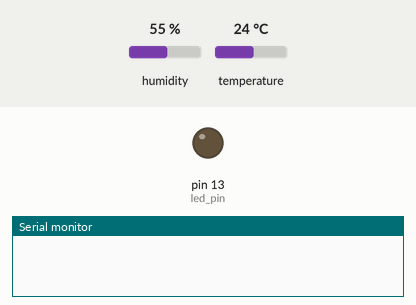
A sketch run on a simulated Arduino Uno, built with avr-gcc and run on an emulated ATmega328P. Parts: output pins drawn as LEDs (lit = HIGH), the last lines printed to the serial monitor. The test bench sets the inputs (shaded band); at power-on: humidity 55 %, temperature 24 °C. No radio packets arrive unless stated.

Above: at 0.1 s.
At 1.1 s:
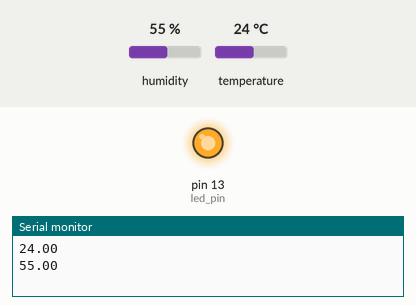
Timing chart, 0 to 2.6 s (numbered marks = the images above):
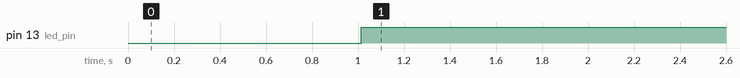

Measured:
- by itself, pin 13 (led_pin): LOW → HIGH at 1.0 s

The sketch:

transmitter.ino
```cpp
#include "DHT.h"
#include <SPI.h>
#include "RF24.h"

#define DHTPIN 4
#define DHTTYPE DHT22
#define led_pin 13

struct package
{
  float temperature ;
  float humidity ;
} data;

RF24 myRadio (7, 8);
DHT dht(DHTPIN, DHTTYPE);
const byte address[6] = "00001";


void setup()
{
    Serial.begin(9600);
    pinMode(led_pin, OUTPUT);
    dht.begin();
    myRadio.begin();
    myRadio.setChannel(115);
    myRadio.setPALevel(RF24_PA_MAX);
    myRadio.setDataRate(RF24_250KBPS);
    myRadio.openWritingPipe(address);
    myRadio.stopListening();
    delay(1000);
}

void loop()
{
  digitalWrite(led_pin, LOW);  // Flash a light to show transmitting
  data.humidity = dht.readHumidity();
  data.temperature = dht.readTemperature();
  Serial.println(data.temperature);
  Serial.println(data.humidity);
  myRadio.write(&data, sizeof(data));
  digitalWrite(led_pin, HIGH);
  delay(1000);
}
```
